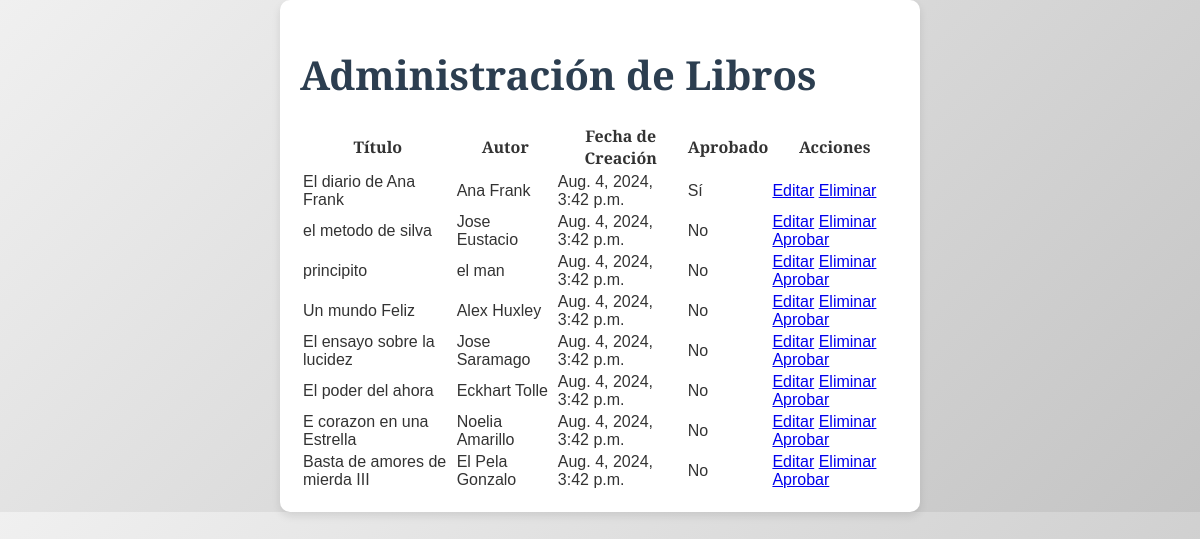
Page /admin_books/ (signed in) on the earlier database version.
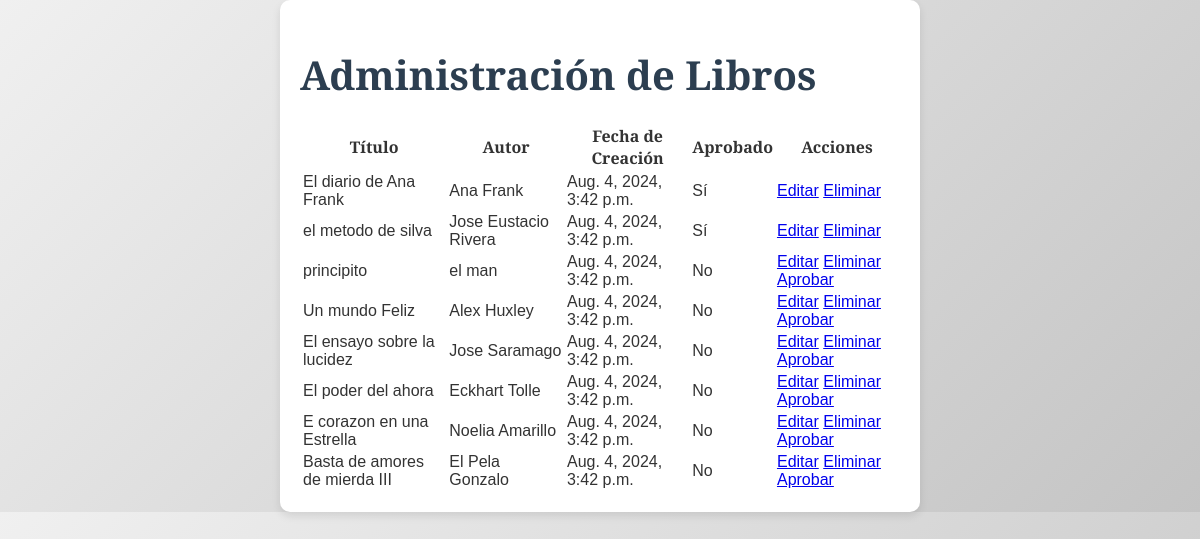
Same page on the later database version.
### books/models.py (models this page shows, shortened)
class Book(models.Model):
    title = models.CharField(max_length=255)
    author = models.CharField(max_length=255)
    description = models.TextField()
    cover_image = models.ImageField(upload_to='covers/', blank=True, null=True)
    pdf = models.FileField(upload_to='pdfs/', blank=True, null=True)
    created_at = models.DateTimeField(auto_now_add=True)
    updated_at = models.DateTimeField(auto_now=True)
    approved = models.BooleanField(default=False)  # Nuevo campo para aprobación

### books/views.py (the view)
# urls.py: path('admin_books/', views.admin_books, name='admin_books'),
@login_required
def admin_books(request):
    if not request.user.is_superuser:
        raise PermissionDenied
    books = Book.objects.all().order_by('-created_at')
    return render(request, 'books/admin_books.html', {'books': books})

### books/templates/books/admin_books.html (shortened to what this page needs)
<!DOCTYPE html>
<html lang="en">
<head>
    {% load static %}
    <link href="https://cdn.jsdelivr.net/npm/boxicons@2.0.9/css/boxicons.min.css" rel="stylesheet">
    <link rel="stylesheet" href="{% static 'css/styles.css' %}">
</head>
<body>
    <div class="add-book-form">
        <h1>Administración de Libros</h1>
        <table>
            <thead>
                <tr>
                    <th>Título</th>
                    <th>Autor</th>
                    <th>Fecha de Creación</th>
                    <th>Aprobado</th>
                    <th>Acciones</th>
                </tr>
            </thead>
            <tbody>
                {% for book in books %}
                <tr>
                    <td>{{ book.title }}</td>
                    <td>{{ book.author }}</td>
                    <td>{{ book.created_at }}</td>
                    <td>{{ book.approved|yesno:"Sí,No" }}</td>
                    <td>
                        <a href="{% url 'edit_book' book.id %}">Editar</a>
                        <a href="{% url 'delete_book' book.id %}">Eliminar</a>
                        {% if not book.approved %}
                        <a href="{% url 'approve_book' book.id %}">Aprobar</a>
                        {% endif %}
                    </td>
                </tr>
                {% endfor %}
            </tbody>
        </table>
    </div>
</body>
</html>

Differences in the rows shown:
changed Book "el metodo de silva": author "Jose Eustacio" → "Jose Eustacio Rivera"; approved "No" → "Sí"; no longer shows "Aprobar"
